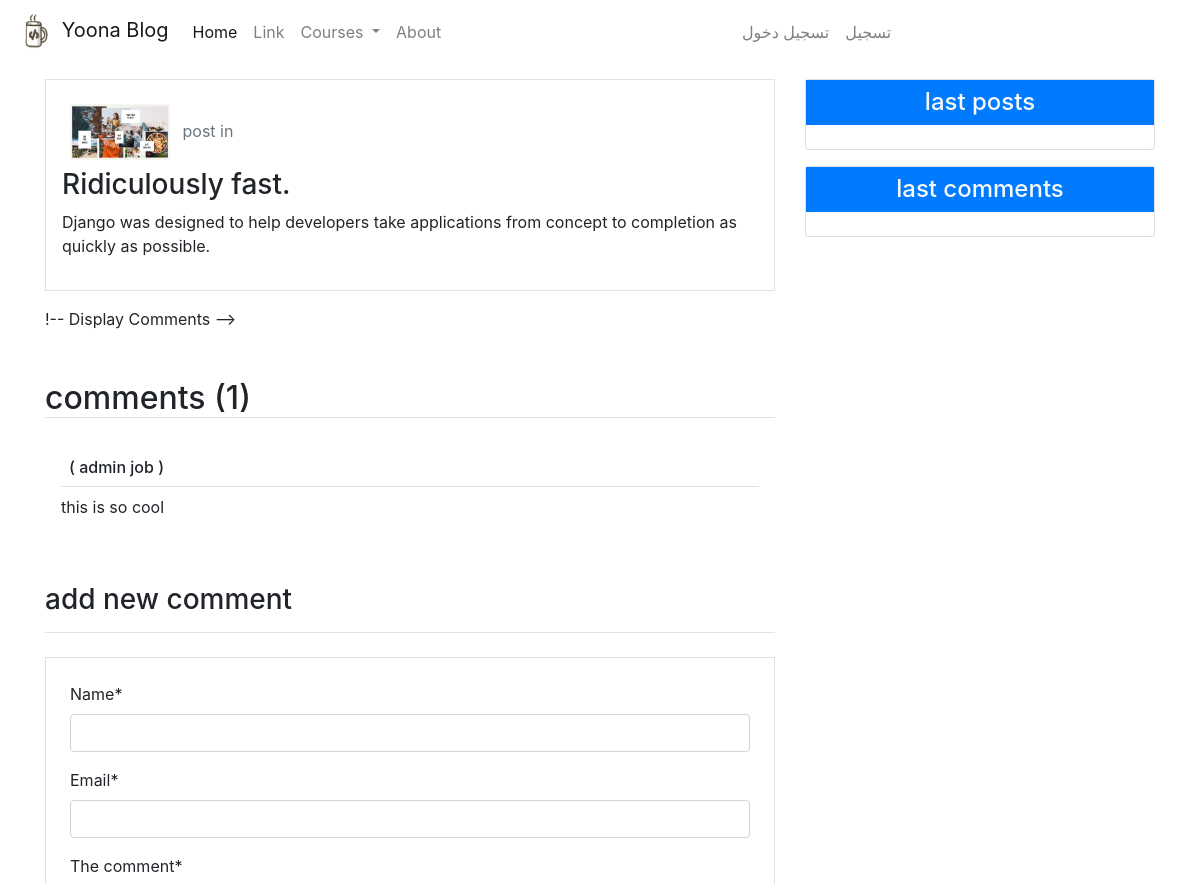
The app's page /1/ (upper part), older data.
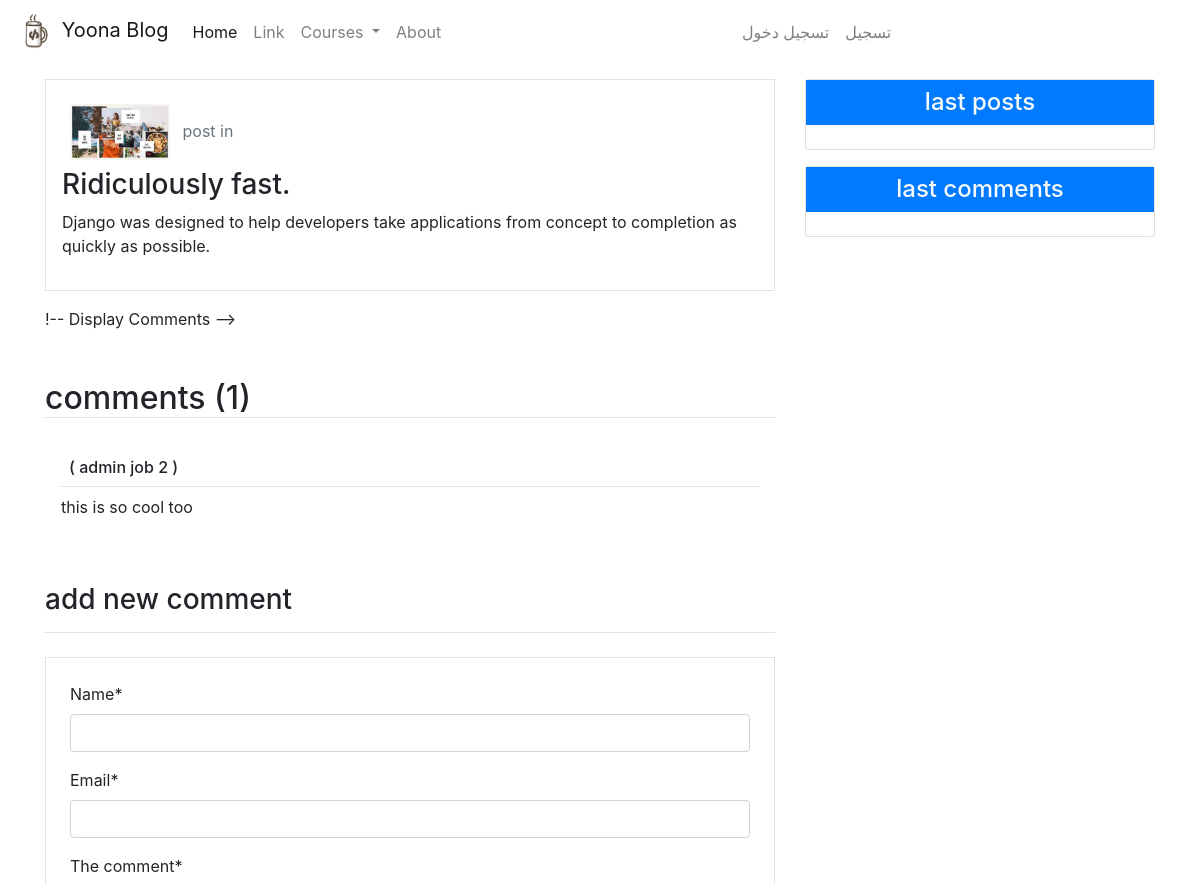
The same page, newer data.
### blog/models.py (models this page shows, shortened)
class Post(models.Model):
    title = models.CharField(max_length=100)
    content = models.TextField()
    post_dt = models.DateTimeField(default=timezone.now)
    post_update = models.DateTimeField(auto_now_add=True)
    author = models.ForeignKey(User, on_delete=models.CASCADE, related_name='posts')
    class Meta:
        verbose_name = _("Post")
        verbose_name_plural = _("Posts")
        ordering = ('-post_dt',)

class Comment(models.Model):
    name = models.CharField(max_length=100, verbose_name='name')
    email = models.EmailField(verbose_name='email')
    body = models.TextField(verbose_name='the comment')
    comment_dt = models.DateTimeField(auto_now_add=True)
    post = models.ForeignKey(
        Post, on_delete=models.CASCADE, related_name='comments')
    active = models.BooleanField(default=False)
    class Meta:
        ordering = ('-comment_dt',)

### user/models.py (models this page shows, shortened)
class Profile(models.Model):
    image = models.ImageField(upload_to='profile_pics')
    user = models.OneToOneField(User, on_delete=models.CASCADE)

### blog/views.py (the view)
# urls.py: path("<int:pk>/", views.post_detail , name="post_detail"),
def post_detail(request , pk):
    post = get_object_or_404(Post , pk=pk)
    comments = post.comments.filter(active=True)
    if request.method == 'POST':
        comment_form = CommentForm(data=request.POST)
        if comment_form.is_valid():
            new_comment = comment_form.save(commit=False)
            new_comment.post = post
            new_comment.save()
            comment_form = CommentForm()
    else:
        comment_form = CommentForm()
    context = {
        'title': post,
        'post': post,
        'comments': comments,
        'comment_form': comment_form,
    }
    return render(request , 'blog/detail.html', context)

### blog/forms.py
class CommentForm(forms.ModelForm):
    class Meta:
        model = Comment
        fields = ('name', 'email', 'body')

### templates/blog/detail.html (shortened to what this page needs)
{% extends 'base.html' %}
{% load static %}
{% block content %}
{% load crispy_forms_tags %}
<div class="border p-3 mb-3">
    <img class="img-fluid rounded  m-2 " src="{{post.author.profile.image.url}}" width="100px" alt="">
    <span class="text-secondary">post in {{post.post_date|date:'d-m-Y'}}</span>
    <h3>{{post.title}}</h3>
    <p>{{post.content}}</p>
</div>
!-- Display Comments -->
<h2 class="border-bottom mt-5 mb-3">comments ({{comments.count}})</h2>
{% for comment in comments %}
<ul class="p-3 comment">
    <h6 class="border-bottom p-2">( {{comment.name}} ) </h6>
    {{comment.body}}
</ul>
{% empty %}
<h6 class="text-center p-4 mb-3 comment">no comments </h6>
{% endfor %}
<h3 class="border-bottom pb-3 mb-3 mt-5">add new comment </h3>
<div class="border p-4 mb-5 mt-4">
    <form method="POST">
        {{comment_form|crispy}}
    </form>
</div>
{% endblock content %}

### templates/base.html (shortened to what this page needs)
{% load static %}
<!DOCTYPE html>
<html lang="ar">
<link rel="stylesheet" href="https://stackpath.bootstrapcdn.com/bootstrap/4.4.1/css/bootstrap.min.css"
>
<link rel="stylesheet" href="https://pro.fontawesome.com/releases/v5.10.0/css/all.css"/>
<link rel="stylesheet" href="{% static 'blog/main.css' %}">
</head>
<body>
    <header class="mb-3">
        <nav class="navbar navbar-expand-lg navbar-light">
            <a class="navbar-brand" href="#">
                <img src="{% static 'blog/images/coding.png' %}" width="40px" height="37px" alt="">
                Yoona Blog</a>
            <div class="collapse navbar-collapse" id="navbarSupportedContent">
                <ul class="navbar-nav mr-auto">
                    <li class="nav-item active">
                        <a class="nav-link" href="{% url 'home' %}">Home</a>
                    </li>
                    <li class="nav-item">
                        <a class="nav-link" href="#">Link</a>
                    </li>
                    <li class="nav-item dropdown">
                        <a class="nav-link dropdown-toggle" href="#" id="navbarDropdown" role="button"
                            data-toggle="dropdown" aria-haspopup="true" aria-expanded="false">
                            Courses
                        </a>
                    </li>
                    <li class="nav-item">
                        <a class="nav-link" href="#">About</a>
                    </li>
                </ul>
                {% if user.is_authenticated %}
                <ul class="navbar-nav mr-auto">
                    <li class="nav-item"><a class="nav-link" href="#">تدوينة جديدة</a></li>
                    <li class="nav-item"><a class="nav-link" href="{% url 'profile' %}">الملف الشخصي</a></li>
                    <li class="nav-item"><a class="nav-link" href="{% url 'logout' %}">تسجيل خروج</a></li>
                </ul>
                {% else %}
                <ul class="navbar-nav mr-auto">
                    <li class="nav-item"><a class="nav-link" href="{% url 'login' %}">تسجيل دخول</a></li>
                    <li class="nav-item"><a class="nav-link" href="{% url 'register' %}">تسجيل</a></li>
                </ul>
                {% endif %}
            </div>
        </nav>
    </header>
    <section>
        <div class="container">
            <div class="row">
                <div class="col-md-8">
                    {% block content %}
                    {% endblock content %}
                </div>
                <div class="col-md-4">
                    <div class="card mb-3">
                        <h4 class="text-center bg-primary text-light p-2">
                            last posts
                        </h4>
                    </div>
                    <div class="card mb-3">
                        <h4 class="text-center bg-primary text-light p-2">
                            last comments
                        </h4>
                    </div>
                </div>
            </div>
        </div>
    </section>
</body>
</html>

### static/blog/css/main.css (style rules this page uses)
* { padding: 0; margin: 0; box-sizing: border-box; }

Row changes from the older to the newer data that the page shows:
changed Comment: name "admin job" → "admin job 2"; body "this is so cool" → "this is so cool too"
